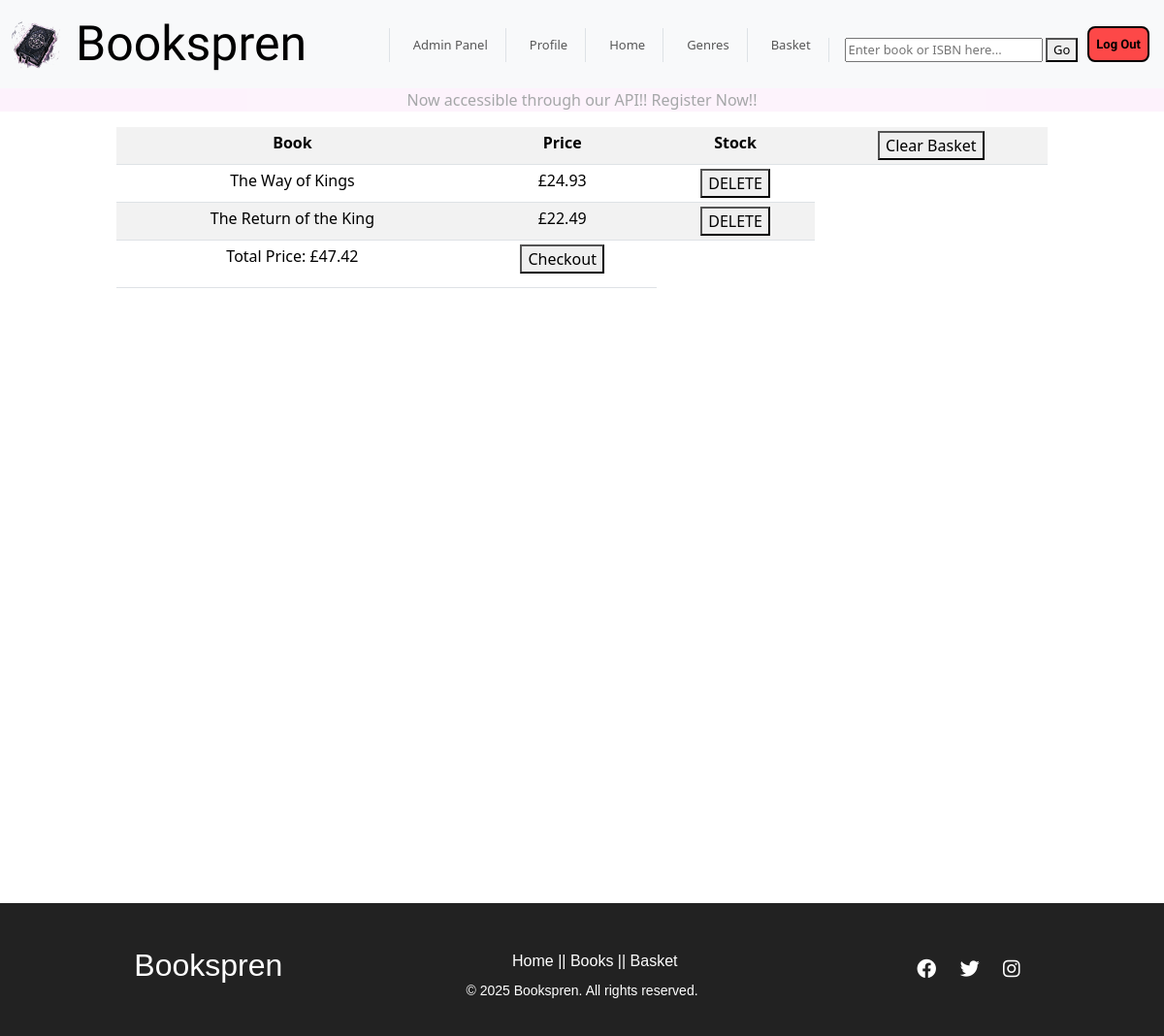
Page /cart/ (signed in) on the earlier database version.
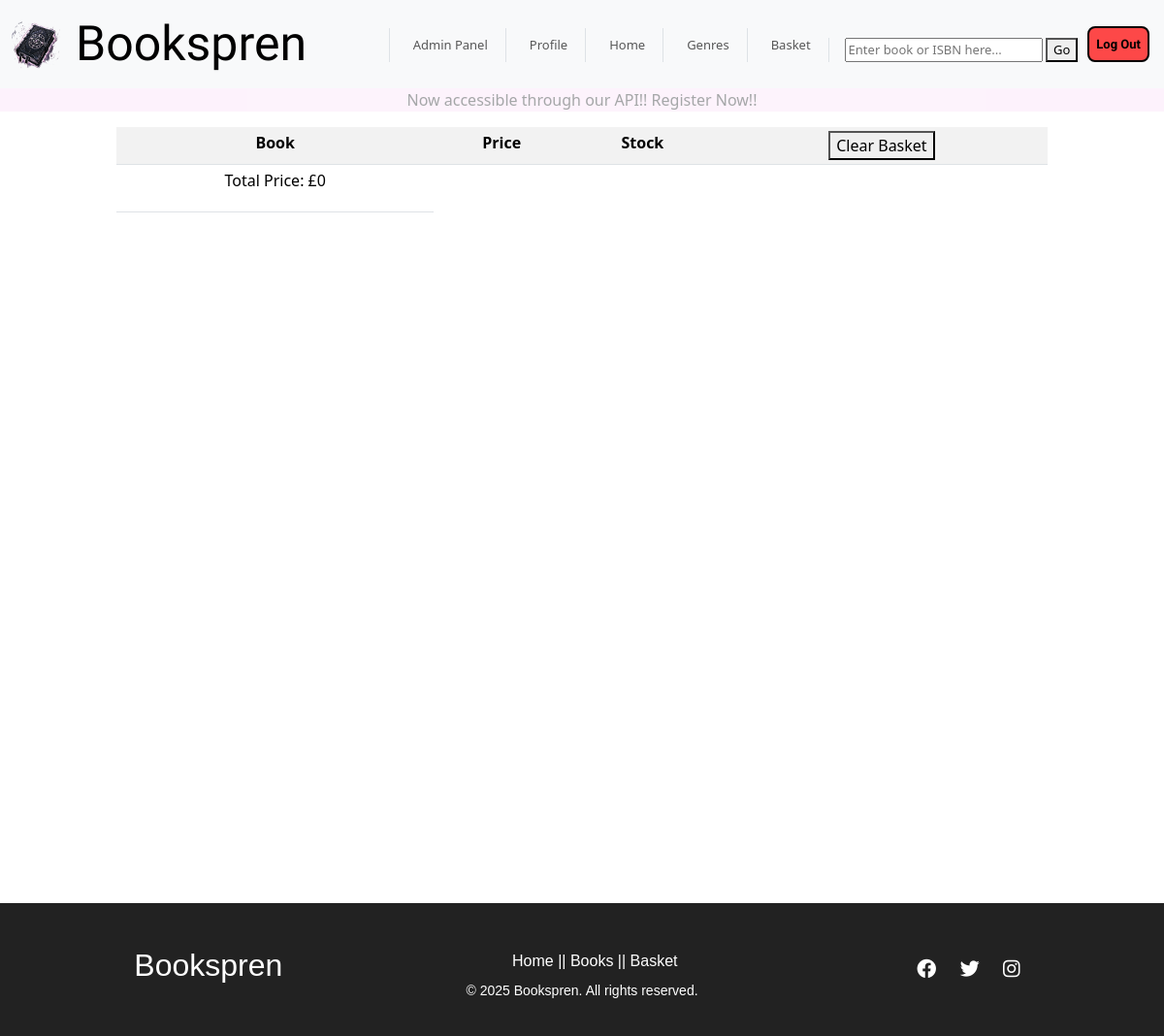
Same page on the later database version.
### apps/cart/models.py (models this page shows, shortened)
class Cart(models.Model):
    class Meta:
        verbose_name = 'Basket'
        verbose_name_plural = 'Baskets'
    user_id = models.ForeignKey(CustomUser, on_delete=models.SET_NULL, null=True)
    book = models.ForeignKey(Books, on_delete=models.SET_NULL, null = True)

### apps/api/models.py (models this page shows, shortened)
class Books(models.Model):
    class Meta:
        verbose_name_plural = 'Books'
    title = models.CharField(max_length=200)
    author = models.ForeignKey(Author, on_delete=models.CASCADE, related_name="books")
    category = models.ForeignKey(Category, on_delete=models.SET_NULL, null=True, related_name="books")
    description = models.TextField()
    price = models.DecimalField(max_digits=10, decimal_places=2)
    stock = models.PositiveIntegerField(default=0)
    cover_image = models.ImageField(upload_to='book_pics/', blank=True, null=True)
    published_date = models.DateField()
    isbn = models.CharField(max_length=13, unique=True)

### apps/cart/views.py (the view)
# urls.py: path('', views.cart, name="cart"),
@login_required
def cart(request):
    cart_items = Cart.objects.filter(user_id=request.user)
    total_price = sum(item.book.price for item in cart_items)
    if request.method == "POST":
        if "delete_cart" in request.POST:
            for item in cart_items:
                if item.book.stock is not None:
                    item.book.stock += 1
                    item.book.save()
            cart_items.delete()
            return redirect('cart')
        if "delete_item" in request.POST:
            cart_id = request.POST.get("cart_id")
            if cart_id:
                item = get_object_or_404(Cart, id=cart_id)
                item.book.stock += 1
                item.book.save()
                item.delete()
            return redirect('cart')
        if "checkout" in request.POST:
            items = Cart.objects.filter(user_id=request.user)
            for item in items:
                item.delete()
            return redirect('checkout')
    else:
        form = Cart_Deletion_Form()
    return render(request, "cart.html", {'cart': cart_items, 'form': form, 'total_price': total_price})

### apps/cart/forms.py
class Cart_Deletion_Form(forms.ModelForm):
    class Meta:
        model= Cart
        fields = '__all__'

### apps/cart/templates/cart.html (shortened to what this page needs)
{% extends "base.html" %}
{% block content %}
<table class="table table-sm table-responsive table-striped"  style="width:80%; margin: 0 auto; text-align:center;">
    <tr>
    <th>Book</th>
    <th>Price</th>
    <th>Stock</th>
    <th>
        <form method="POST">
                <button type="submit">Clear Basket</button>
        </form>
    </th>
    </tr>
    {% for bk in cart %}
        {%if user.username == bk.user_id.username %}
            <tr>
                <td>{{bk.book.title}}</td>
                <td>£{{bk.book.price}}</td>
                <td>
                    <form method="POST">
                        <button type="submit">DELETE</button>
                    </form>
                </td>
            </tr>
        {% endif %}
    {% endfor %}
    <tr>
        <td><p>Total Price: £{{total_price}}</p></td>
        {%if cart %}
        <td>
            <form method="POST">
                <button type="submit">Checkout</button>
            </form>
        </td>
       {%endif%}
    </tr>
</table>
{% endblock content %}

### templates/base.html (shortened to what this page needs)
{% load static %}
<!DOCTYPE html>
<head>
  <link rel="stylesheet" href="{% static 'css/style.css' %}">
  <link href="https://cdn.jsdelivr.net/npm/bootstrap@5.3.3/dist/css/bootstrap.min.css" rel="stylesheet">
  <link rel="stylesheet" href="https://cdnjs.cloudflare.com/ajax/libs/font-awesome/6.0.0/css/all.min.css">
</head>
<body>
  <nav class="navbar navbar-expand-lg navbar-light bg-light">
    <div class="container-fluid">
      <a class="navbar-brand" href="{% url 'home' %}">
        <img src="{% static 'images/pic2_edited.png' %}" alt = "Image" style="width: 50px; height: 50px;">
      </a>
      <a class="navbar-header sassy-frass-regular" href="{% url 'home' %}" style="text-decoration: none; color: black;">Bookspren</a>
      <div class="collapse navbar-collapse ms-auto" id="navbarNav">
        <ul class="navbar-nav ms-auto">
          {% if request.user.username == "admin" %}
            <li class="nav-item border-start ps-3"><a class="nav-link" href="{% url 'admin:index' %}">Admin Panel</a></li>
          {% endif %}
          <li class="nav-item border-start ps-3"><a class="nav-link" href="{% url 'profile' %}">Profile</a></li>
          <li class="nav-item border-start ps-3"><a class="nav-link" href="{% url 'home' %}">Home</a></li>
          <li class="nav-item border-start ps-3"><a class="nav-link" href="{% url 'genres' %}">Genres</a></li>
          <li class="nav-item border-start ps-3"><a class="nav-link" href="{% url 'cart' %}">Basket</a></li>
          <li class="nav-item border-start ps-3">
            <form method="POST" action="{% url 'search_books' %}">
              <input type="text" name="keyword" placeholder="Enter book or ISBN here..." required>
              <button class ="button" type="submit">Go</button>
            </form>
          </li>
          {%if user.is_authenticated %}
            <form action="{% url 'logout' %}" method="post">
              <button class="nav-button" type="submit">Log Out</button>
            </form>
          {% endif %}
        </ul>
      </div>
    </div>
  </nav>
  <div class="container-fluid" style="text-align: center; background-color:#f8dcf5e6; opacity: 40%;">
    <p>Now accessible through our API!! Register Now!!</p>
  </div>
  <main>
    {% block content %}
    {% endblock %}
  </main>
</body>
{%include 'footer.html'%}
</html>

### templates/footer.html
{%block content %}
<footer class="footer">
    <div class="footer-container">
        <div class="footer-logo">
            <h2>Bookspren</h2>
        </div>
        <div class="footer-links">
            <ul style="display: flex;">
                <li><a href="{% url 'home' %}">Home |</a></li>
                <li><a href="{% url 'genres' %}">| Books |</a></li>
                <li><a href="{% url 'cart' %}">| Basket</a></li>
            </ul>
        </div>
        <div class="footer-social">
            <a href="https://facebook.com" target="_blank"><i class="fab fa-facebook"></i></a>
            <a href="https://twitter.com" target="_blank"><i class="fab fa-twitter"></i></a>
            <a href="https://instagram.com" target="_blank"><i class="fab fa-instagram"></i></a>
        </div>
    </div>
    <div class="footer-bottom">
        <p>&copy; {% now "Y" %} Bookspren. All rights reserved.</p>
    </div>
</footer>
{%endblock%}

### static/css/style.css (style rules this page uses)
.sassy-frass-regular { font-family: "Sassy Frass", serif; font-weight: 400; font-style: normal; font-size: 50px; }
main { min-height: 100vh; }
.navbar-header { font-size: 50px; }
.navbar-nav { display: grid; grid-template-columns: 1fr auto; align-items: flex-end; justify-content: end; padding: 3px; gap: 10px; font-size: small; }
.nav-button { padding: 7px; background-color: #ff0000b5; border: 2px solid black; font-weight: bold; font-family: "Roboto", serif; border-radius: 8px; }
.footer { background-color: #222; color: white; text-align: center; padding: 20px 0; font-family: Arial, sans-serif; }
.footer-container { display: flex; justify-content: space-around; align-items: center; flex-wrap: wrap; margin: auto; padding: 20px; height: 50px; }
.footer-links ul { list-style: none; padding: 0; }
.footer-links ul li { margin: 8px 0; }
.footer-links ul li a { color: white; text-decoration: none; transition: 0.3s; }
.footer-social a { color: white; margin: 0 10px; font-size: 20px; transition: 0.3s; }
.footer-bottom { margin-top: 10px; font-size: 14px; }

Differences in the rows shown:
removed Cart: book "The Way of Kings", book.price "24.93"
removed Cart: book "The Return of the King", book.price "22.49"
Other differences:
{{ total_price }}: "47.42" → "0"
text no longer shown: "Checkout"
